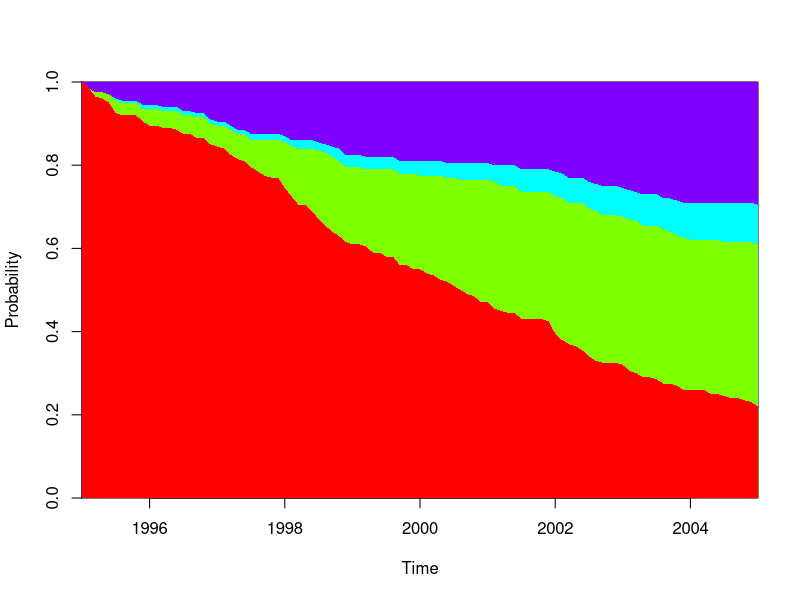
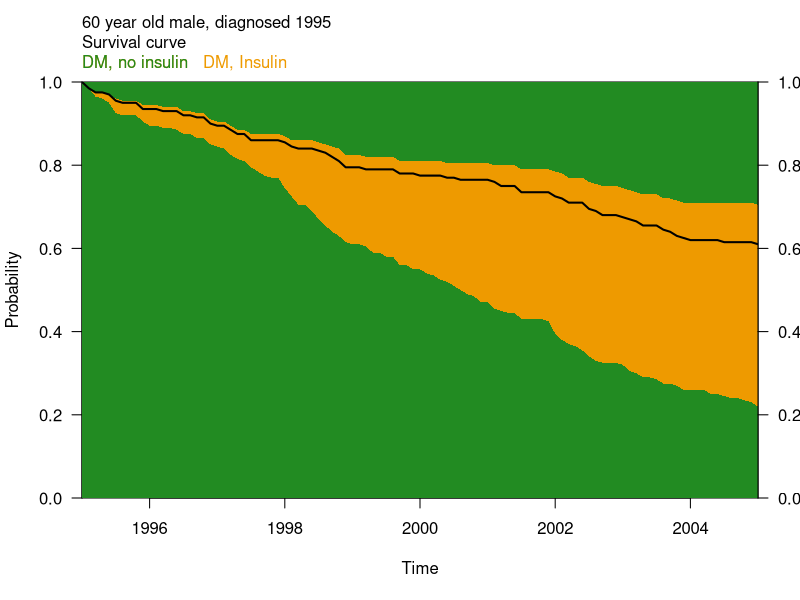
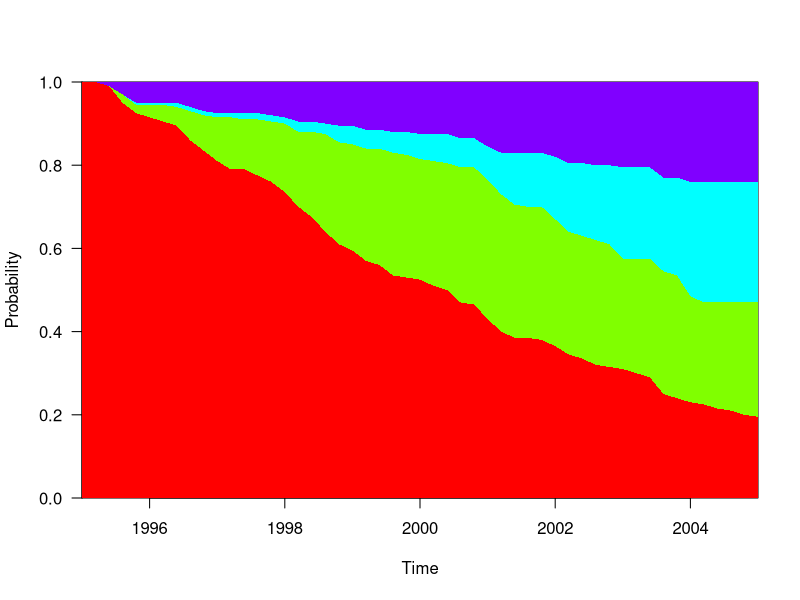

Reproduce these figures in R, in order.
library(Epi)


### Name: simLexis
### Title: Simulate a Lexis object representing follow-up in a multistate
###   model.
### Aliases: simLexis nState pState plot.pState lines.pState
### Keywords: survival

### ** Examples

data(DMlate)
dml <- Lexis( entry = list(Per=dodm, Age=dodm-dobth, DMdur=0 ),
               exit = list(Per=dox),
        exit.status = factor(!is.na(dodth),labels=c("DM","Dead")),
               data = DMlate[runif(nrow(DMlate))<0.1,] )
# Split follow-up at insulin, introduce a new timescale,
# and split non-precursor states
dmi <- cutLexis( dml, cut = dml$doins,
                      pre = "DM",
                new.state = "Ins",
                new.scale = "t.Ins",
             split.states = TRUE )
# Split the follow in 1-year intervals for modelling
Si <- splitLexis( dmi, 0:30/2, "DMdur" )
# Define knots
nk <- 4
( ai.kn <- with( subset(Si,lex.Xst=="Ins"),
                 quantile( Age+lex.dur, probs=(1:nk-0.5)/nk ) ) )
( ad.kn <- with( subset(Si,lex.Xst=="Dead"),
                 quantile( Age+lex.dur, probs=(1:nk-0.5)/nk ) ) )
( di.kn <- with( subset(Si,lex.Xst=="Ins"),
                 quantile( DMdur+lex.dur, probs=(1:nk-0.5)/nk ) ) )
( dd.kn <- with( subset(Si,lex.Xst=="Dead"),
                 quantile( DMdur+lex.dur, probs=(1:nk-0.5)/nk ) ) )
( td.kn <- with( subset(Si,lex.Xst=="Dead(Ins)"),
                 quantile( t.Ins+lex.dur, probs=(1:nk-0.5)/nk ) ) )

# Fit Poisson models to transition rates
library( splines )
DM.Ins <- glm( (lex.Xst=="Ins") ~ Ns( Age  , knots=ai.kn ) +
                                  Ns( DMdur, knots=di.kn ) +
                                  I(Per-2000) + sex,
               family=poisson, offset=log(lex.dur),
               data = subset(Si,lex.Cst=="DM") )
DM.Dead <- glm( (lex.Xst=="Dead") ~ Ns( Age  , knots=ad.kn ) +
                                    Ns( DMdur, knots=dd.kn ) +
                                    I(Per-2000) + sex,
               family=poisson, offset=log(lex.dur),
               data = subset(Si,lex.Cst=="DM") )
Ins.Dead <- glm( (lex.Xst=="Dead(Ins)") ~ Ns( Age  , knots=ad.kn ) +
                                          Ns( DMdur, knots=dd.kn ) +
                                          Ns( t.Ins, knots=td.kn ) +
                                          I(Per-2000) + sex,
               family=poisson, offset=log(lex.dur),
               data = subset(Si,lex.Cst=="Ins") )

# Stuff the models into an object representing the transitions
Tr <- list( "DM" = list( "Ins"       = DM.Ins,
                         "Dead"      = DM.Dead  ),
           "Ins" = list( "Dead(Ins)" = Ins.Dead ) )
lapply( Tr, names )

# Define an initial object - note the combination of "select=" and NULL
# which ensures that the relevant attributes from the Lexis object 'Si'
# are carried over to 'ini' ( Si[NULL,1:9] will lose essential
# attributes ):
ini <- subset(Si,select=1:9)[NULL,]
ini[1:2,"lex.Cst"] <- "DM"
ini[1:2,"Per"] <- 1995
ini[1:2,"Age"] <- 60
ini[1:2,"DMdur"] <- 5
ini[1:2,"sex"] <- c("M","F")
str(ini)

# Simulate 200 of each sex using the estimated models in Tr
simL <- simLexis( Tr, ini, time.pts=seq(0,11,0.5), N=200 )
summary( simL )

# Find the number of persons in each state at a set of times.
# Note that the times are shirter than the time-span simulated.
nSt <- nState( subset(simL,sex=="M"),
               at=seq(0,10,0.1), from=1995, time.scale="Per" )
nSt

# Show the cumulative prevalences in a different order than that of the
# state-level ordering and plot them using all defaults
pp <- pState( nSt, perm=c(1,2,4,3) )
head( pp )
plot( pp )

# A more useful set-up of the graph
clr <- c("orange2","forestgreen")
par( las=1 )
plot( pp, col=clr[c(2,1,1,2)] )
lines( as.numeric(rownames(pp)), pp[,2], lwd=2 )
mtext( "60 year old male, diagnosed 1995", side=3, line=2.5, adj=0 )
mtext( "Survival curve", side=3, line=1.5, adj=0 )
mtext( "DM, no insulin   DM, Insulin", side=3, line=0.5, adj=0, col=clr[1] )
mtext( "DM, no insulin", side=3, line=0.5, adj=0, col=clr[2] )
axis( side=4 )

# Using a Cox-model for the mortality rates assuming the two mortality
# rates to be proportional:
# When we fit a Cox-model, lex.dur must be used in the Surv() function,
# and the I() constrction must be used when specifying intermediate
# states as covariates, since factors with levels not present in the
# data will create NAs in the parameter vector returned by coxph, which
# in return will crash the simulation machinery.
library( survival )
Cox.Dead <- coxph( Surv( DMdur, DMdur+lex.dur,
                         lex.Xst %in% c("Dead(Ins)","Dead")) ~
                   Ns( Age-DMdur, knots=ad.kn ) +
                   I(lex.Cst=="Ins") +
                   I(Per-2000) + sex,
               data = Si )
Cr <- list( "DM" = list( "Ins"       = DM.Ins,
                         "Dead"      = Cox.Dead  ),
           "Ins" = list( "Dead(Ins)" = Cox.Dead ) )
simL <- simLexis( Cr, ini, time.pts=seq(0,11,0.2), N=200 )
summary( simL )
nSt <- nState( subset(simL,sex=="M"),
               at=seq(0,10,0.2), from=1995, time.scale="Per" )
pp <- pState( nSt, perm=c(1,2,4,3) )
plot( pp )
